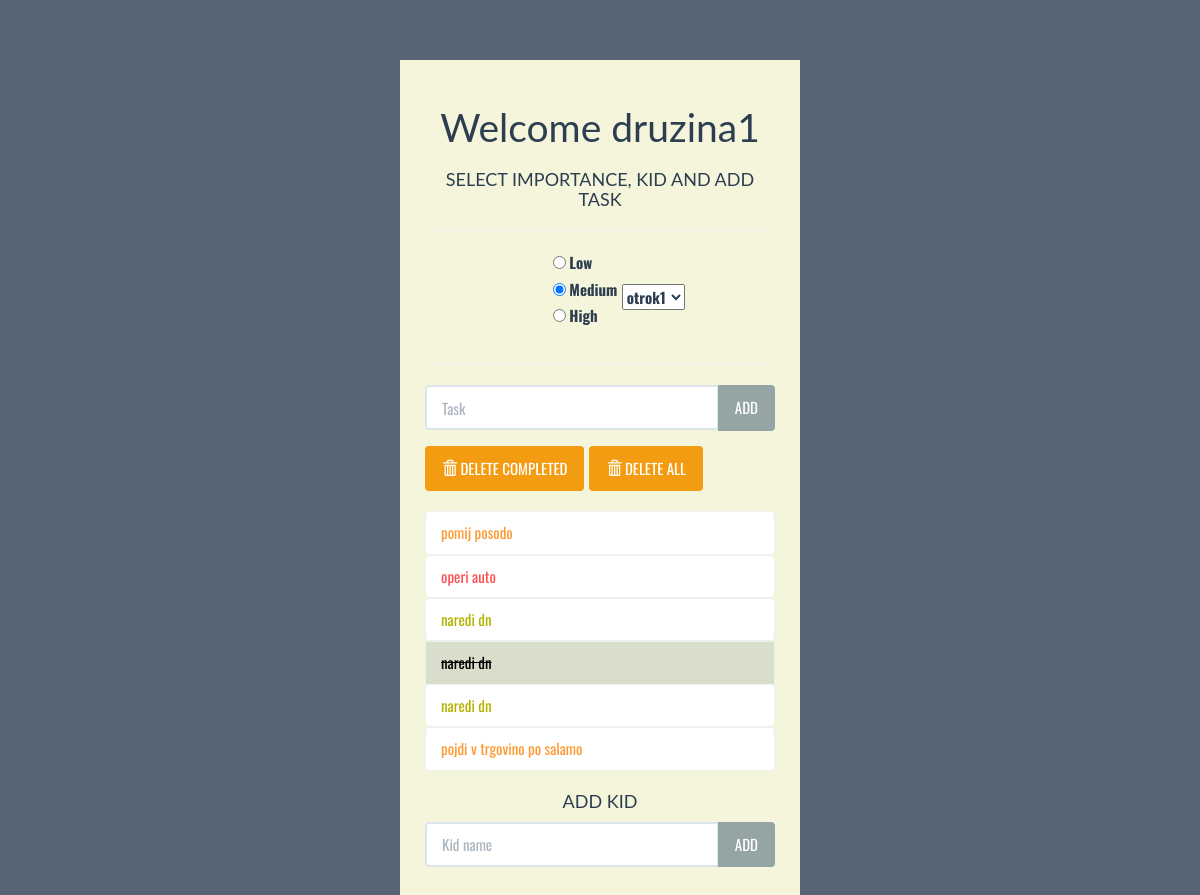
Screenshot of /tasks/druzina1 with the database file from the repository.
### todo/models.py (models this page shows, shortened)
class Todo(models.Model):
    text = models.CharField(max_length=40)
    nujnost = models.CharField(max_length=1, default='2')
    ime_otroka = models.CharField(max_length=10, default='')
    complete = models.BooleanField(default=False)

### todo/views.py (the view)
# urls.py: path('tasks/<family>', views.index, name='index'),
def index(request, family):
    todo_list = Todo.objects.order_by('id')
    kid = KidAddForm()
    form = TodoForm()
    kids = Kids.objects.filter(family=family)
    context = {'todo_list' : todo_list, 'form' : form, 'kid': kid, 'family': family, 'kids': kids}
    return render(request, 'todo/index.html', context)

### todo/forms.py
class TodoForm(forms.Form):
    text = forms.CharField(max_length=40,
        widget=forms.TextInput(
            attrs={'class' : 'form-control', 'placeholder' : 'Task', 'aria-label' : 'Todo', 'aria-describedby' : 'add-btn', 'size' : 200}))
    CHOICES = (('1','Low'),('2','Medium'),('3','High'))
    importance = forms.ChoiceField(widget=forms.RadioSelect(attrs={'display': 'inline-block'}), choices=CHOICES, initial=2)

class KidAddForm(forms.Form):
    name = forms.CharField(max_length=10,
        widget=forms.TextInput(
            attrs={'class' : 'form-control', 'placeholder' : 'Kid name', 'aria-label' : 'Todo', 'aria-describedby' : 'add-btn', 'size' : 200}))

### todo/models.py (called while the page is built)
    def __str__(self):
        return self.kidname

### todo/templates/todo/index.html (shortened to what this page needs)
{% load static %}
<!DOCTYPE html>
<html lang="en">
	<head>
		<link rel="stylesheet" href="{% static 'todo/bs/css/flatly.min.css' %}" />
		<link rel="stylesheet" href="{% static 'todo/styles.css' %}" />
	</head>
	<body>
		<div class="container-fluid" id="wrapper">
			<div class="row">
				<div class="col-lg-4 col-lg-offset-4" id="content">
					<center>
					<H1>Welcome {{ family }}</H1>
				  </center>
					<H2>SELECT IMPORTANCE, KID AND ADD TASK</H2>
					<hr>
					<form action="{% url 'add' family %}" method="POST" role="form">
						<div class="form-group">
							<center>
							<table style="width:50%">
  							<tr>
									<th>{{ form.importance }}</th>
    							<th>
										<select name="otrok">
											{% for k in kids %}
												<option value={{ k }}>{{ k }}</option>
												{% endfor %}
										</select>
								  </th>
  							</tr>
							</table>
							<hr>
							</center>
							<div class="input-group">
							  {{ form.text }}
							  <span class="input-group-btn">
								  <button type="submit" class="btn btn-default" id="add-btn">ADD</button>
							  </span>
							</div>
						</div>
					</form>
					<div class="row t10">
						<div class="col-lg-12">
							<div class="btn-toolbar">
								<div class="btn-group">
									<a href="{% url 'deletecomplete' %}"><button type="button" class="btn btn-warning">
										<i class="glyphicon glyphicon-trash"></i> DELETE COMPLETED
									</button></a>
								</div>
								<div class="btn-group">
									<a href="{% url 'deleteall' %}"><button type="button" class="btn btn-warning">
										<i class="glyphicon glyphicon-trash"></i> DELETE ALL
									</button></a>
								</div>
							</div>
						</div>
					</div>
					<ul class="list-group t20">
						{% for todo in todo_list %}
							{% if todo.complete %}
							<li class="list-group-item todo-completed">{{ todo.text }}</li>
							{% else %}
								{% if todo.nujnost == "3" %}
									<a href="{% url 'complete' todo.id %}"><li class="list-group-item"><font color="#ff5050">{{ todo.text }}</font></li></a>
								{% endif %}
								{% if todo.nujnost == "2" %}
									<a href="{% url 'complete' todo.id %}"><li class="list-group-item"><font color="#ff9933">{{ todo.text }}</font></li></a>
								{% endif %}
								{% if todo.nujnost == "1" %}
									<a href="{% url 'complete' todo.id %}"><li class="list-group-item"><font color="#b3b300">{{ todo.text }}</font></li></a>
								{% endif %}
							{% endif %}
						{% endfor %}
					</ul>
					<H2>ADD KID</H2>
					<form action="{% url 'add' family %}" method="POST" role="form">
						<div class="form-group">
							<div class="input-group">
							  {{ kid.name }}
							  <span class="input-group-btn">
								  <button type="submit" class="btn btn-default" id="add-btn">ADD</button>
							  </span>
							</div>
						</div>
					</form>
				</div>
			</div>
		</div>
	</body>
</html>

### todo/static/todo/styles.css (style rules this page uses)
body { background: rgba(44, 62, 80, .8); font-family: 'Oswald', 'Futura', sans-serif; }
#wrapper { margin-top: 5% !important; }
#content { background: beige; padding: 25px; }
#content > h2 { font-size: 18px; text-align: center; padding-top: 0; }
.t10 { margin-top: 10px; }
.t20 { margin-top: 20px; }
.todo-completed { text-decoration: line-through; background: rgba(149, 165, 166, .3); }
.list-group-item { color: black; }

### todo/templates/todo/index.html (style rules this page uses)
ul { list-style:none }

### rows the page displays
Todo: text "pomij posodo"
Todo: text "operi auto"
Todo: text "naredi dn"
Todo: text "naredi dn"
Todo: text "naredi dn"
Todo: text "pojdi v trgovino po salamo"

### other values shown
{{ family }} "druzina1"
form field otrok "otrok1"
